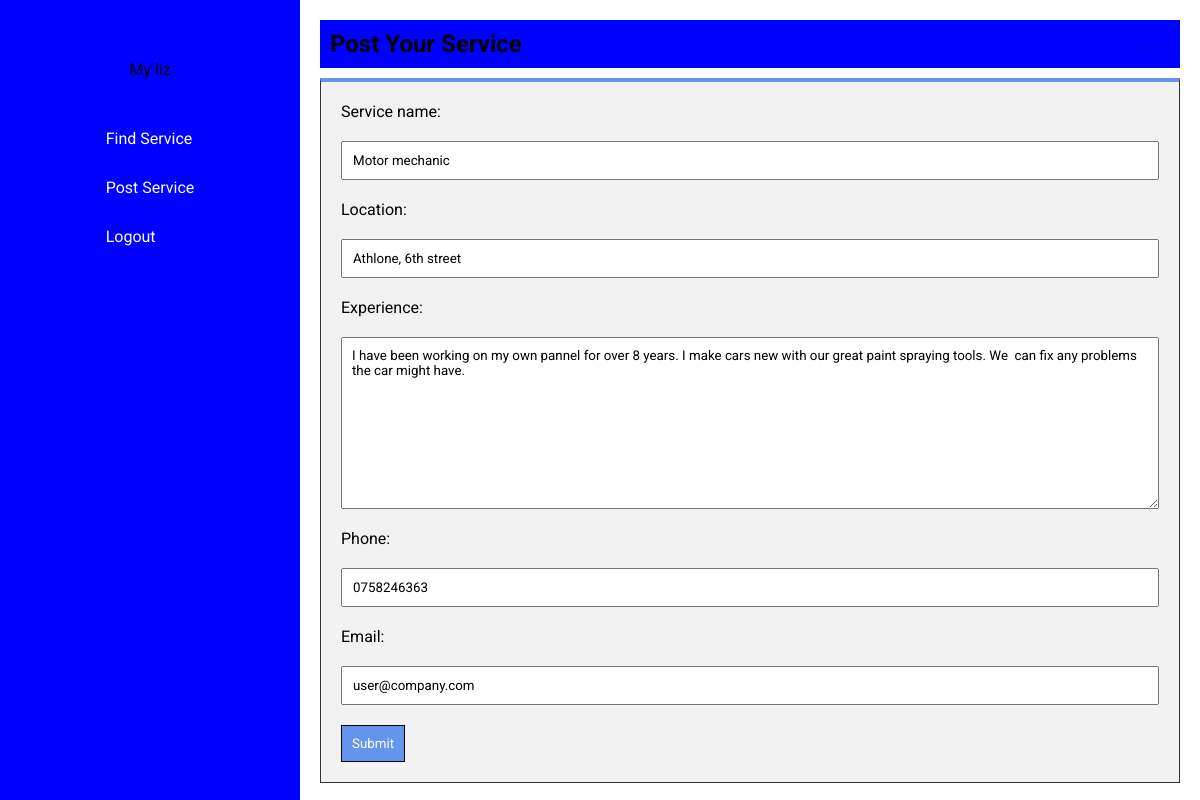
/update/17 (signed in), run on the app's committed database.
### main/models.py (models this page shows, shortened)
class Service(models.Model):
    service_name = models.CharField(max_length=200)
    location = models.CharField(max_length=150)
    experience = models.CharField(max_length=400)
    phone = models.CharField(max_length=50)
    email = models.EmailField(max_length=50)
    datecreated = models.DateTimeField(default=datetime.now, blank=True)
    author = models.ForeignKey(User, on_delete=models.CASCADE)

### main/views.py (the view)
# urls.py: path('update/<str:pk>', views.update, name='update'),
@login_required(login_url='login')
def update(request, pk):
    service = Service.objects.get(id=pk)
    if request.user == service.author:
        form = ServiceForm(instance=service)
        if request.method == "POST":
            form = ServiceForm(request.POST, instance=service)
            if form.is_valid():
                form.save()
            return redirect('/')
        context = {
            'form': form
        }
        return render(request, 'create.html', context)
    else:
        return redirect('/')

### main/forms.py
class ServiceForm(ModelForm):
    class Meta:
        model = Service
        fields = ['service_name', 'location', 'experience', 'phone', 'email']
        widgets = {
            'experience': Textarea,
        }

### templates/create.html (shortened to what this page needs)
{% extends 'base.html' %}
{% load static %}
{% block links %}
<link rel="stylesheet" href="{% static 'main/css/create.css' %}">
{% endblock links %}
{% block content %}
    <div class="create-form-container">
        <div class="create-title">
            <h1>Post Your Service</h1>
            <a href="/">Back</a>
        </div>
        <form id="createForm" method="post" action="">
            {{ form }}
            <input class="create-btn" type="submit">
        </form>
    </div>
{% endblock content %}

### static/main/css/style.css (style rules this page uses)
* { margin: 0px; padding: 0px; font-family: 'Roboto', sans-serif; }
body { display: flex; flex-direction: row; background-color: #fff; }

### static/main/css/create.css (style rules this page uses)
.create-form-container { margin: 20px; }
.create-title { display: flex; flex-direction: row; align-items: center; justify-content: space-between; background-color: blue; margin: 10px 0px 10px 0px; padding: 10px; }
.create-form-container form { display: flex; flex-direction: column; background-color: rgb(242, 242, 242); padding: 10px; border: 1px solid rgb(51, 51, 51); border-top: 4px solid cornflowerblue; }
.create-form-container form input, label, textarea { margin: 10px; }
.create-form-container form input, textarea { padding: 10px; }
.create-btn { background-color: cornflowerblue; border: 1px solid black; color: #fff; width: fit-content; }

### data on the page
Service: service_name "Motor mechanic", location "Athlone, 6th street", experience "I have been working on my own pannel for over 8 years. I make cars new with our great paint spraying tools. We can fix any problems the car might have.", phone "0758246363", email "user@company.com"
